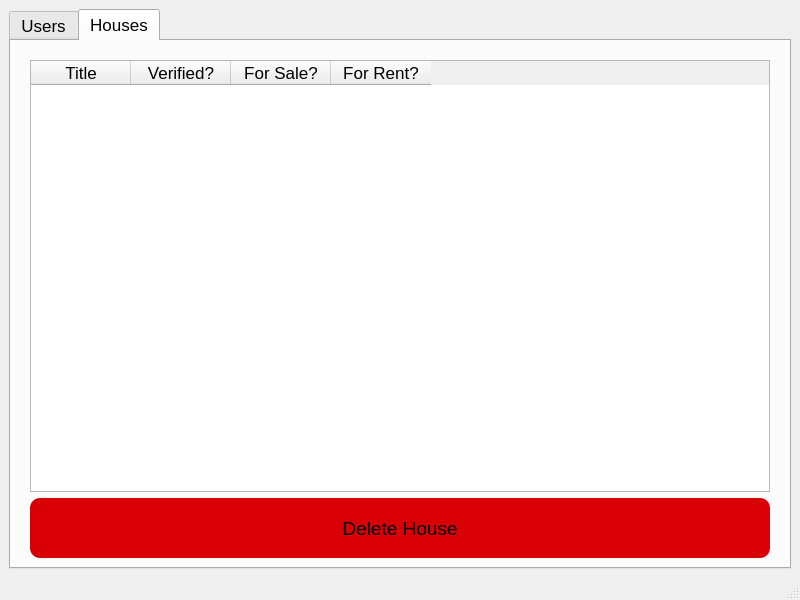
<?xml version="1.0" encoding="UTF-8"?>
<ui version="4.0">
 <class>MainWindow</class>
 <widget class="QMainWindow" name="MainWindow">
  <property name="geometry">
   <rect>
    <x>0</x>
    <y>0</y>
    <width>800</width>
    <height>600</height>
   </rect>
  </property>
  <property name="windowTitle">
   <string>Management - SOAS</string>
  </property>
  <widget class="QWidget" name="centralwidget">
   <layout class="QVBoxLayout" name="verticalLayout_2">
    <item>
     <widget class="QTabWidget" name="tabWidget">
      <property name="sizePolicy">
       <sizepolicy hsizetype="Expanding" vsizetype="Expanding">
        <horstretch>0</horstretch>
        <verstretch>0</verstretch>
       </sizepolicy>
      </property>
      <property name="font">
       <font>
        <pointsize>13</pointsize>
       </font>
      </property>
      <property name="currentIndex">
       <number>1</number>
      </property>
      <property name="iconSize">
       <size>
        <width>16</width>
        <height>16</height>
       </size>
      </property>
      <widget class="QWidget" name="UsersTab">
       <attribute name="title">
        <string>Users</string>
       </attribute>
       <layout class="QVBoxLayout" name="verticalLayout_7">
        <item>
         <layout class="QVBoxLayout" name="verticalLayout_6">
          <property name="leftMargin">
           <number>10</number>
          </property>
          <property name="topMargin">
           <number>10</number>
          </property>
          <property name="rightMargin">
           <number>10</number>
          </property>
          <item>
           <widget class="QTableWidget" name="UsersTable">
            <column>
             <property name="text">
              <string>Username</string>
             </property>
             <property name="font">
              <font>
               <pointsize>13</pointsize>
              </font>
             </property>
            </column>
            <column>
             <property name="text">
              <string>Verified?</string>
             </property>
             <property name="font">
              <font>
               <pointsize>13</pointsize>
              </font>
             </property>
            </column>
            <column>
             <property name="text">
              <string>Admin?</string>
             </property>
             <property name="font">
              <font>
               <pointsize>13</pointsize>
              </font>
             </property>
            </column>
            <column>
             <property name="text">
              <string>Password</string>
             </property>
             <property name="font">
              <font>
               <pointsize>13</pointsize>
              </font>
             </property>
            </column>
           </widget>
          </item>
          <item>
           <widget class="QPushButton" name="DeleteUserBtn">
            <property name="sizePolicy">
             <sizepolicy hsizetype="Minimum" vsizetype="Expanding">
              <horstretch>0</horstretch>
              <verstretch>0</verstretch>
             </sizepolicy>
            </property>
            <property name="maximumSize">
             <size>
              <width>16777215</width>
              <height>60</height>
             </size>
            </property>
            <property name="font">
             <font>
              <pointsize>14</pointsize>
             </font>
            </property>
            <property name="styleSheet">
             <string notr="true">background-color: rgb(216, 0, 4);
border-radius: 10px;
padding: 0px 5px;</string>
            </property>
            <property name="text">
             <string>Delete User</string>
            </property>
           </widget>
          </item>
         </layout>
        </item>
       </layout>
      </widget>
      <widget class="QWidget" name="Houses">
       <attribute name="title">
        <string>Houses</string>
       </attribute>
       <layout class="QVBoxLayout" name="verticalLayout_9">
        <item>
         <layout class="QVBoxLayout" name="verticalLayout_8">
          <property name="leftMargin">
           <number>10</number>
          </property>
          <property name="topMargin">
           <number>10</number>
          </property>
          <property name="rightMargin">
           <number>10</number>
          </property>
          <item>
           <widget class="QTableWidget" name="HouseTable">
            <column>
             <property name="text">
              <string>Title</string>
             </property>
             <property name="font">
              <font>
               <pointsize>13</pointsize>
              </font>
             </property>
            </column>
            <column>
             <property name="text">
              <string>Verified?</string>
             </property>
             <property name="font">
              <font>
               <pointsize>13</pointsize>
              </font>
             </property>
            </column>
            <column>
             <property name="text">
              <string>For Sale?</string>
             </property>
             <property name="font">
              <font>
               <pointsize>13</pointsize>
              </font>
             </property>
            </column>
            <column>
             <property name="text">
              <string>For Rent?</string>
             </property>
             <property name="font">
              <font>
               <pointsize>13</pointsize>
              </font>
             </property>
            </column>
           </widget>
          </item>
          <item>
           <widget class="QPushButton" name="DeleteHouseBtn">
            <property name="sizePolicy">
             <sizepolicy hsizetype="Minimum" vsizetype="Expanding">
              <horstretch>0</horstretch>
              <verstretch>0</verstretch>
             </sizepolicy>
            </property>
            <property name="maximumSize">
             <size>
              <width>16777215</width>
              <height>60</height>
             </size>
            </property>
            <property name="font">
             <font>
              <pointsize>14</pointsize>
             </font>
            </property>
            <property name="styleSheet">
             <string notr="true">background-color: rgb(216, 0, 4);
border-radius: 10px;
padding: 0px 5px;</string>
            </property>
            <property name="text">
             <string>Delete House</string>
            </property>
           </widget>
          </item>
         </layout>
        </item>
       </layout>
      </widget>
     </widget>
    </item>
   </layout>
  </widget>
  <widget class="QMenuBar" name="menubar">
   <property name="geometry">
    <rect>
     <x>0</x>
     <y>0</y>
     <width>800</width>
     <height>30</height>
    </rect>
   </property>
  </widget>
  <widget class="QStatusBar" name="statusbar"/>
 </widget>
 <resources/>
 <connections/>
</ui>
